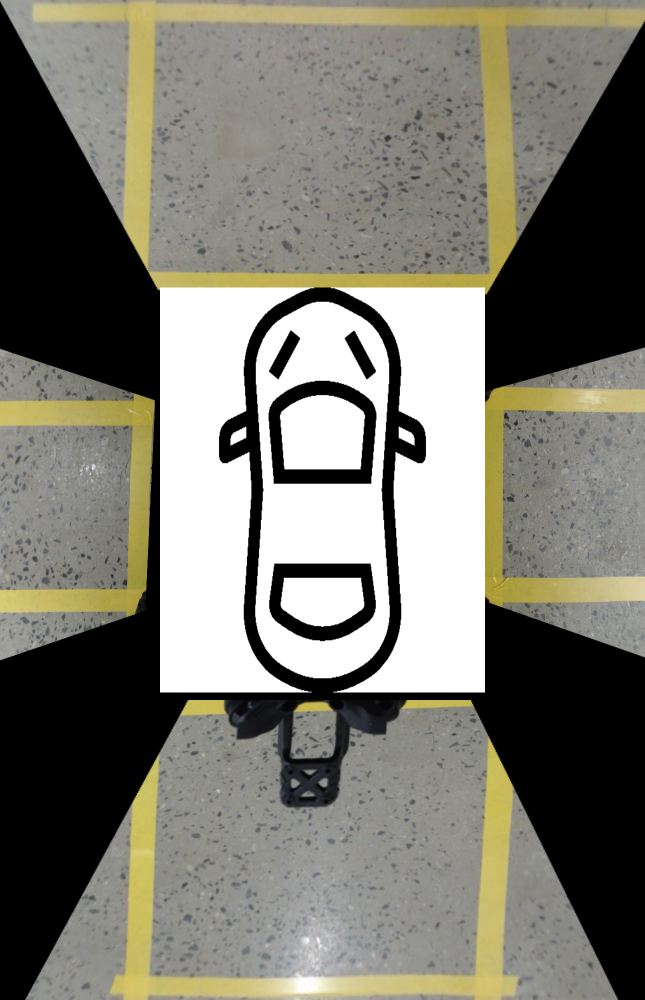
#> input picture x.png, 1290 x 2000 px, found by its file name (shown at 1/2 size)
$ jupyter execute lane_detect.ipynb   (older library calls are emulated)
#> lines starting #> are read from the running program, lines starting #| are printed output that depends on the picture; after the words box and inside, x2 and y2 are one past the last pixel; in counts of white or black regions, pixels touching at a corner belong together
[cell 1]
import cv2
import math
import numpy as np
# from cv_bridge import CvBridge

import matplotlib.pyplot as plt
import matplotlib.image as mpimg
# import PyQt5

[cell 2]
def hsv(img, color='green'):
    hsv = cv2.cvtColor(img, cv2.COLOR_RGB2HSV)

    if color == 'green':
        mask = cv2.inRange(hsv, (25, 60, 50), (86, 255, 255))
    elif color == 'red':
        mask = cv2.inRange(hsv, (115, 100, 50), (130, 255, 255))
    elif color == 'blue':
        mask = cv2.inRange(hsv, (10, 150, 50), (30, 255, 255))
    elif color == 'yellow':
        mask = cv2.inRange(hsv, (80, 40, 145), (150, 255, 255))
        # mask = cv2.inRange(hsv, (80, 100, 145), (150, 255, 255))

    imask = mask > 0
    output = np.zeros_like(hsv, np.uint8)
    output[imask] = 255

    return output[:,:,0]

[cell 3]
def detect_square(input):
    min_area = 740
    H, W = input.shape[:2]
    # image morpholgy로 라인만 찾는거 같음
    kernel = cv2.getStructuringElement(cv2.MORPH_ELLIPSE, (9,9)) # kernel 만들기
    clean = cv2.morphologyEx(input, cv2.MORPH_OPEN, kernel) # 이럴거면 왜 이미지 하나로 opening, closing하는지?
    kernel = cv2.getStructuringElement(cv2.MORPH_ELLIPSE, (15,15))
    img_clean = cv2.morphologyEx(input, cv2.MORPH_CLOSE, kernel)
    cv2.imwrite('test.png', clean)

    contours, hier = cv2.findContours(clean, cv2.RETR_EXTERNAL, cv2.CHAIN_APPROX_SIMPLE) #RETR_EXTERNAL: 외각선만 찾기, CHAIN_APPROX_SIMPLE: 수직선, 수평선, 대각선에 대해 끝점만 저장
    # [19 lines of commented-out code are left out]

    return img_clean

[cell 4]
img = cv2.imread("x.png")
#> img is the input picture: shape (2000, 1290, 3); mean B, G, R 111.4, 122, 123.6
img_temp = hsv(img, "yellow")
#> in hsv, `mask = cv2.inRange(hsv, (80, 40, 145), (150, 255, 255))`:
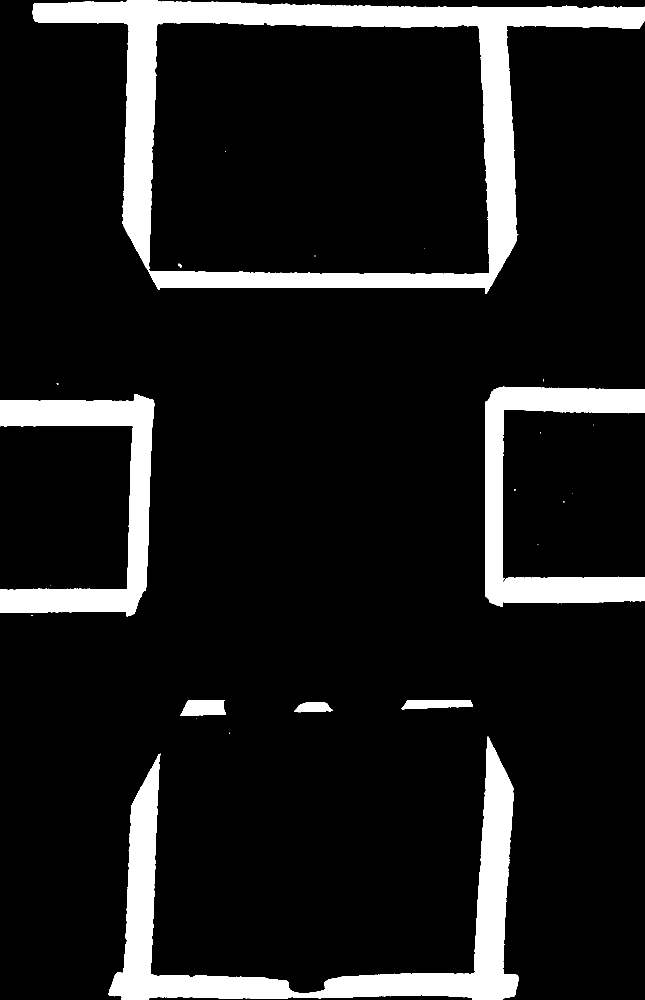
#> mask: shape (2000, 1290) (shown at 1/2 size); 11.3% white; 23 white regions (15 under 20 px), largest, box (x1, y1, x2, y2) and area: (65, 0, 1290, 588) 122528, (217, 1473, 1038, 2000) 79020, (970, 773, 1290, 1214) 42677
img_clean = detect_square(img_temp)
#> in detect_square, `img_clean = cv2.morphologyEx(input, cv2.MORPH_CLOSE, kernel)`:
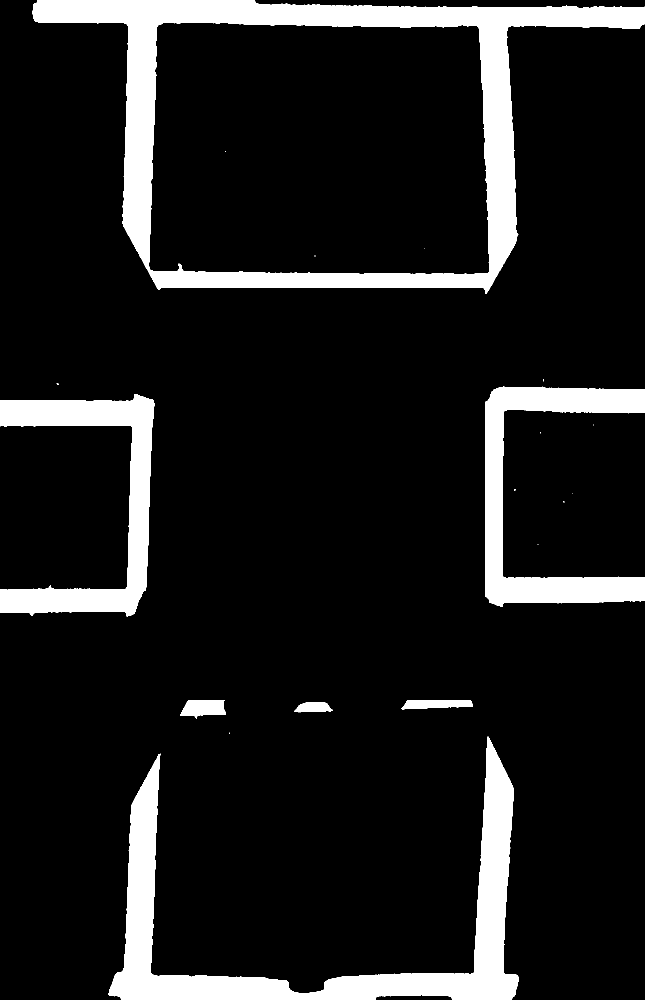
#> img_clean: shape (2000, 1290) (shown at 1/2 size); 11.5% white; 19 white regions (12 under 20 px)
#> in detect_square, `contours, hier = cv2.findContours(clean, cv2.RETR_EXTERNAL, cv2.CHAIN_..`: contours = 7 contours; box (x1, y1, x2, y2) and area: (65, 0, 1290, 580) 119342, (217, 1482, 1038, 2000) 77060, (970, 773, 1290, 1213) 41618, (0, 789, 309, 1232) 40832, (364, 1400, 450, 1432) 2295, (808, 1400, 945, 1418) 1937, (593, 1404, 661, 1425) 1042
cv2.imwrite("tt.png",img_temp)
#> Out = True
# x, _ = detect_square(img_temp)
# cv2.imwrite("tt.png", x)

[cell 5]
# plt.imshow(img_warped_croped, cmap='gray')

out_img = cv2.cvtColor(img_clean, cv2.COLOR_BGR2RGB)
#> out_img: shape (2000, 1290, 3); 11.5% white; 19 white regions (12 under 20 px), largest, box (x1, y1, x2, y2) and area: (65, 0, 1290, 588) 124720, (217, 1473, 1038, 2000) 81598, (970, 773, 1290, 1214) 42778
# print(type(img_warped_croped))
# HYPERPARAMETERS
# Choose the number of sliding windows
nwindows = 10

# Set the width of the windows +/- margin
margin = 50

# Set minimum number of pixels found to recenter window
minpix = 50

# Set height of windows - based on nwindows above and image shape
window_height = np.int64(img_clean.shape[0]//nwindows)

# Create an output image to draw on and visualize the result
# out_img = np.dstack((img_warped_croped*255, img_warped_croped*255, img_warped_croped*255))
print(img_clean.shape)
#| (2000, 1290)


# Take a histogram of the bottom half of the image
histogram = np.sum(img_clean[img_clean.shape[0]-window_height:img_clean.shape[0],:], axis=0)
#> histogram = 1290 values, max 51000 at index 254, min 0 at index 0, mean 10430.7


midpoint = np.int64(histogram.shape[0]//2)
leftx_base = np.argmax(histogram[:midpoint])
#> leftx_base = 254
rightx_base = np.argmax(histogram[midpoint:]) + midpoint
#> rightx_base = 955


nonzero = img_clean.nonzero()
#> nonzero = 296968 positions, rows 0 to 1999, columns 0 to 1289
nonzeroy = np.array(nonzero[0])
nonzerox = np.array(nonzero[1])

# Current positions to be updated later for each window in nwindows
leftx_current = leftx_base
#> leftx_current = 254
rightx_current = rightx_base
#> rightx_current = 955

# Create empty lists to receive left and right lane pixel indices
left_lane_inds = []
right_lane_inds = []

# Step through the windows one by one
# for window in range(nwindows):
for window in range(nwindows):
    # Identify window boundaries in x and y (and right and left)
    win_y_low = img_clean.shape[0] - (window+1)*window_height
    win_y_high = img_clean.shape[0] - window*window_height
    ### TO-DO: Find the four below boundaries of the window ###
    win_xleft_low = leftx_current - margin  # Update this
    win_xleft_high = leftx_current + margin  # Update this
    win_xright_low = rightx_current - margin  # Update this
    win_xright_high = rightx_current + margin  # Update this

    # Draw the windows on the visualization image
    cv2.rectangle(out_img,(win_xleft_low, win_y_low),(win_xleft_high, win_y_high),(0,255,0), 2)
    cv2.rectangle(out_img,(win_xright_low,win_y_low),(win_xright_high,win_y_high),(0,255,0), 2)
    # plt.imshow(xx)
    ### TO-DO: Identify the nonzero pixels in x and y within the window ###
    good_left_inds = ((nonzerox >= win_xleft_low) & (nonzerox < win_xleft_high) & (nonzeroy >= win_y_low) & (nonzeroy < win_y_high)).nonzero()[0]
    good_right_inds = ((nonzerox >= win_xright_low) & (nonzerox < win_xright_high) & (nonzeroy >= win_y_low) & (nonzeroy < win_y_high)).nonzero()[0]

    # Append these indices to the lists
    left_lane_inds.append(good_left_inds)
    right_lane_inds.append(good_right_inds)

    ### TO-DO: If you found > minpix pixels, recenter next window ###
    ### (`right` or `leftx_current`) on their peak histogram ###
    if(len(good_left_inds) > minpix):
        leftx_current = np.int(np.mean(nonzerox[good_left_inds]))
    if(len(good_right_inds) > minpix):
        rightx_current = np.int(np.mean(nonzerox[good_right_inds]))
#> this loop made 10 passes
#> (win_xleft_low, win_xleft_high, win_xright_low, win_xright_high, leftx_current, rightx_current) on passes 1 to 8: (204, 304, 905, 1005, 272, 968), (222, 322, 918, 1018, 284, 989), (234, 334, 939, 1039, 300, 991), (250, 350, 941, 1041, 261, 1005), (211, 311, 955, 1055, 270, 997), (220, 320, 947, 1047, 273, 991), (223, 323, 941, 1041, 280, 1011), (230, 330, 961, 1061, 282, 998)
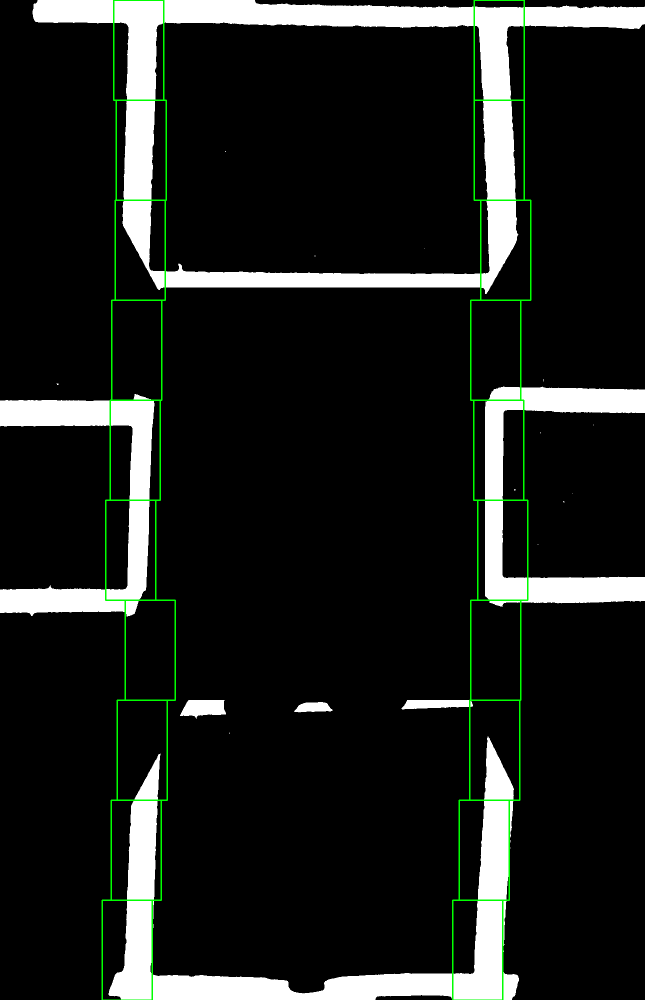
#> out_img: shape (2000, 1290, 3) (shown at 1/2 size); mean R, G, B 28.8, 31.8, 28.8
#> after the loop, left_lane_inds = 10 items; right_lane_inds = 10 items

# plt.figure(figsize = (24, 9))
plt.imshow(out_img)

[cell 6]
# Concatenate the arrays of indices (previously was a list of lists of pixels)
left_lane_inds = np.concatenate(left_lane_inds)
right_lane_inds = np.concatenate(right_lane_inds)

# Extract left and right line pixel positions
leftx = nonzerox[left_lane_inds]
lefty = nonzeroy[left_lane_inds]
rightx = nonzerox[right_lane_inds]
righty = nonzeroy[right_lane_inds]
### TO-DO: Fit a second order polynomial to each using `np.polyfit` ###
left_fit = np.polyfit(lefty, leftx, 2)
#> left_fit = [1.89e-06, -0.00492, 280.1]
right_fit = np.polyfit(righty, rightx, 2)
#> right_fit = [-2.03e-05, 0.0303, 989.4]


ploty = np.linspace(0, img_clean.shape[0]-1, img_clean.shape[0] )
print(ploty)
#> (printed output is left out)
try:
    left_fitx = left_fit[0]*ploty**2 + left_fit[1]*ploty + left_fit[2]
#> left_fitx = 2000 values, max 280.1 at index 0, min 276.9 at index 1299, mean 277.7
    right_fitx = right_fit[0]*ploty**2 + right_fit[1]*ploty + right_fit[2]
#> right_fitx = 2000 values, max 1000.7 at index 746, min 968.8 at index 1999, mean 992.6
except TypeError:
    # Avoids an error if `left` and `right_fit` are still none or incorrect
    print('The function failed to fit a line!')
    left_fitx = 1*ploty**2 + 1*ploty
    right_fitx = 1*ploty**2 + 1*ploty

## Visualization ##
# Colors in the left and right lane regions
out_img[lefty, leftx] = [255, 0, 0]
out_img[righty, rightx] = [0, 0, 255]

# Plots the left and right polynomials on the lane lines
# plt.plot(left_fitx, ploty, color='yellow')
# plt.plot(right_fitx, ploty, color='yellow')

[cell 7]
out_img[lefty, leftx] = [255, 0, 0]
out_img[righty, rightx] = [0, 0, 255]

plt.plot(left_fitx, ploty, color='yellow')
plt.plot(right_fitx, ploty, color='yellow')
plt.imshow(out_img)
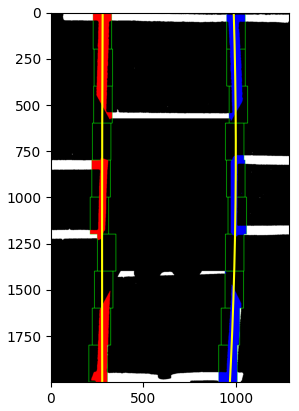
#> figure drawn by matplotlib, 1 panel

[cell 8]
def fit_poly(img_shape, leftx, lefty, rightx, righty):
    ### TO-DO: Fit a second order polynomial to each with np.polyfit() ###
    left_fit = np.polyfit(lefty, leftx, 2)
    right_fit = np.polyfit(righty, rightx, 2)
    # Generate x and y values for plotting
    ploty = np.linspace(0, img_shape[0]-1, img_shape[0])
    ### TO-DO: Calc both polynomials using ploty, left_fit and right_fit ###
    left_fitx = left_fit[0] * (ploty ** 2) + left_fit[1] * ploty + left_fit[2]
    right_fitx = right_fit[0] * (ploty ** 2) + right_fit[1] * ploty + right_fit[2]

    return left_fitx, right_fitx, ploty, left_fit, right_fit

def search_around_poly(binary_warped, left_fit, right_fit):
    # HYPERPARAMETER
    # Choose the width of the margin around the previous polynomial to search
    margin = 10

    # Grab activated pixels
    nonzero = binary_warped.nonzero()
    nonzeroy = np.array(nonzero[0])
    nonzerox = np.array(nonzero[1])

    ### TO-DO: Set the area of search based on activated x-values ###
    ### within the +/- margin of our polynomial function ###
    ### Hint: consider the window areas for the similarly named variables ###
    ### in the previous quiz, but change the windows to our new search area ###
    left_lane_inds = ((nonzerox > (left_fit[0]*(nonzeroy**2) + left_fit[1]*nonzeroy + left_fit[2] - margin))
                      & (nonzerox < (left_fit[0]*(nonzeroy**2) + left_fit[1]*nonzeroy + left_fit[2] + margin)))
    right_lane_inds = ((nonzerox > (right_fit[0]*(nonzeroy**2) + right_fit[1]*nonzeroy + right_fit[2] - margin))
                       & (nonzerox < (right_fit[0]*(nonzeroy**2) + right_fit[1]*nonzeroy + right_fit[2] + margin)))

    # Again, extract left and right line pixel positions
    leftx = nonzerox[left_lane_inds]
    lefty = nonzeroy[left_lane_inds]
    rightx = nonzerox[right_lane_inds]
    righty = nonzeroy[right_lane_inds]

    # Fit new polynomials
    left_fitx, right_fitx, ploty, left_fit_refined, right_fit_refined = fit_poly(binary_warped.shape, leftx, lefty, rightx, righty)

    ## Visualization ##
    # Create an image to draw on and an image to show the selection window
    out_img = np.dstack((binary_warped, binary_warped, binary_warped))*255
    window_img = np.zeros_like(out_img)
    # Color in left and right line pixels
    out_img[nonzeroy[left_lane_inds], nonzerox[left_lane_inds]] = [255, 0, 0]
    out_img[nonzeroy[right_lane_inds], nonzerox[right_lane_inds]] = [0, 0, 255]

    # Generate a polygon to illustrate the search window area
    # And recast the x and y points into usable format for cv2.fillPoly()
    left_line_window1 = np.array([np.transpose(np.vstack([left_fitx-margin, ploty]))])
    left_line_window2 = np.array([np.flipud(np.transpose(np.vstack([left_fitx+margin,
                              ploty])))])
    left_line_pts = np.hstack((left_line_window1, left_line_window2))
    right_line_window1 = np.array([np.transpose(np.vstack([right_fitx-margin, ploty]))])
    right_line_window2 = np.array([np.flipud(np.transpose(np.vstack([right_fitx+margin,
                              ploty])))])
    right_line_pts = np.hstack((right_line_window1, right_line_window2))

    # Draw the lane onto the warped blank image
    cv2.fillPoly(window_img, np.int_([left_line_pts]), (0,255, 0))
    cv2.fillPoly(window_img, np.int_([right_line_pts]), (0,255, 0))
    result = cv2.addWeighted(out_img, 1, window_img, 0.3, 0)

    # Plot the polynomial lines onto the image
    plt.plot(left_fitx, ploty, color='yellow')
    plt.plot(right_fitx, ploty, color='yellow')
    ## End visualization steps ##

    return result, left_fit_refined, right_fit_refined, left_fitx, right_fitx, ploty

[cell 9]
# Run image through the pipeline
# Note that in your project, you'll also want to feed in the previous fits
result, left_fit_refined, right_fit_refined, left_fitx, right_fitx, ploty = search_around_poly(img_clean, left_fit, right_fit)
#> in fit_poly, `left_fit = np.polyfit(lefty, leftx, 2)`: left_fit = [1.86e-06, -0.00483, 280.1]
#> in fit_poly, `right_fit = np.polyfit(righty, rightx, 2)`: right_fit = [-1.86e-05, 0.0268, 990]
#> in fit_poly, `left_fitx = left_fit[0] * (ploty ** 2) + left_fit[1] * ploty + left_fi..`: left_fitx = 2000 values, max 280.1 at index 0, min 277 at index 1297, mean 277.8
#> in fit_poly, `right_fitx = right_fit[0] * (ploty ** 2) + right_fit[1] * ploty + righ..`: right_fitx = 2000 values, max 999.6 at index 722, min 969.3 at index 1999, mean 992
#> in search_around_poly, `left_fitx, right_fitx, ploty, left_fit_refined, right_fit_refined = fi..`: ploty = 2000 values from 0 to 1999; left_fit_refined = [1.86e-06, -0.00483, 280.1]; right_fit_refined = [-1.86e-05, 0.0268, 990]
#> in search_around_poly, `out_img[nonzeroy[right_lane_inds], nonzerox[right_lane_inds]] = [0, 0,..`:
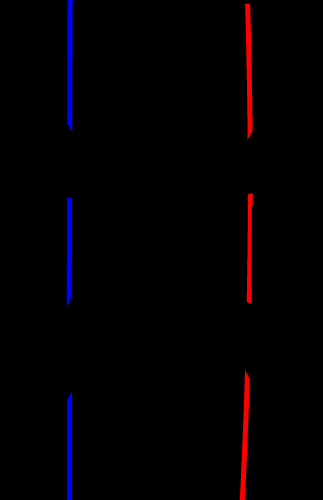
#> out_img: shape (2000, 1290, 3) (shown at 1/4 size); mean of channels 0, 1, 2 2.8, 0.1, 2.9; drawn as B, G, R
#> in search_around_poly, `left_line_window1 = np.array([np.transpose(np.vstack([left_fitx-margin..`: left_line_window1 = 2000 pairs, first value 267 to 270.1, second value 0 to 1999
#> in search_around_poly, `left_line_window2 = np.array([np.flipud(np.transpose(np.vstack([left_f..`: left_line_window2 = 2000 pairs, first value 287 to 290.1, second value 0 to 1999
#> in search_around_poly, `left_line_pts = np.hstack((left_line_window1, left_line_window2))`: left_line_pts = 4000 pairs, first value 267 to 290.1, second value 0 to 1999
#> in search_around_poly, `right_line_window1 = np.array([np.transpose(np.vstack([right_fitx-marg..`: right_line_window1 = 2000 pairs, first value 959.3 to 989.6, second value 0 to 1999
#> in search_around_poly, `right_line_window2 = np.array([np.flipud(np.transpose(np.vstack([right..`: right_line_window2 = 2000 pairs, first value 979.3 to 1009.6, second value 0 to 1999
#> in search_around_poly, `right_line_pts = np.hstack((right_line_window1, right_line_window2))`: right_line_pts = 4000 pairs, first value 959.3 to 1009.6, second value 0 to 1999
#> in search_around_poly, `cv2.fillPoly(window_img, np.int_([right_line_pts]), (0,255, 0))`:
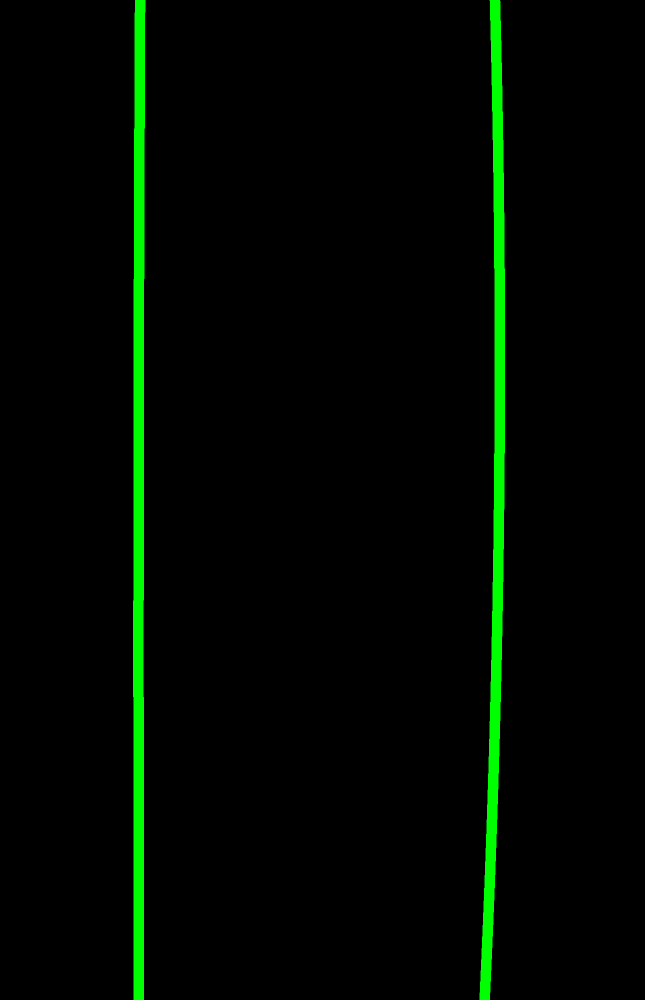
#> window_img: shape (2000, 1290, 3) (shown at 1/2 size); mean of channels 0, 1, 2 0, 8.3, 0; drawn as B, G, R
#> in search_around_poly, `result = cv2.addWeighted(out_img, 1, window_img, 0.3, 0)`:
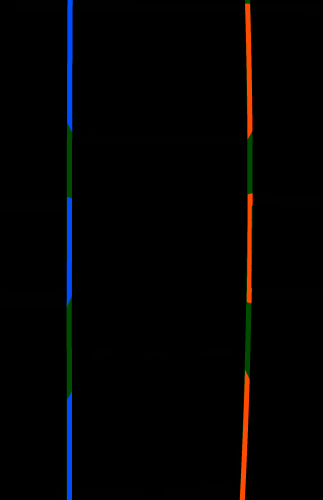
#> result: shape (2000, 1290, 3) (shown at 1/4 size); mean of channels 0, 1, 2 2.8, 2.6, 2.9; drawn as B, G, R
#> left_fit_refined = [1.86e-06, -0.00483, 280.1]; right_fit_refined = [-1.86e-05, 0.0268, 990]

# View your output
plt.imshow(result)
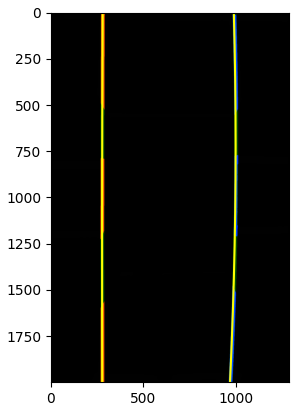
#> figure drawn by matplotlib, 1 panel
